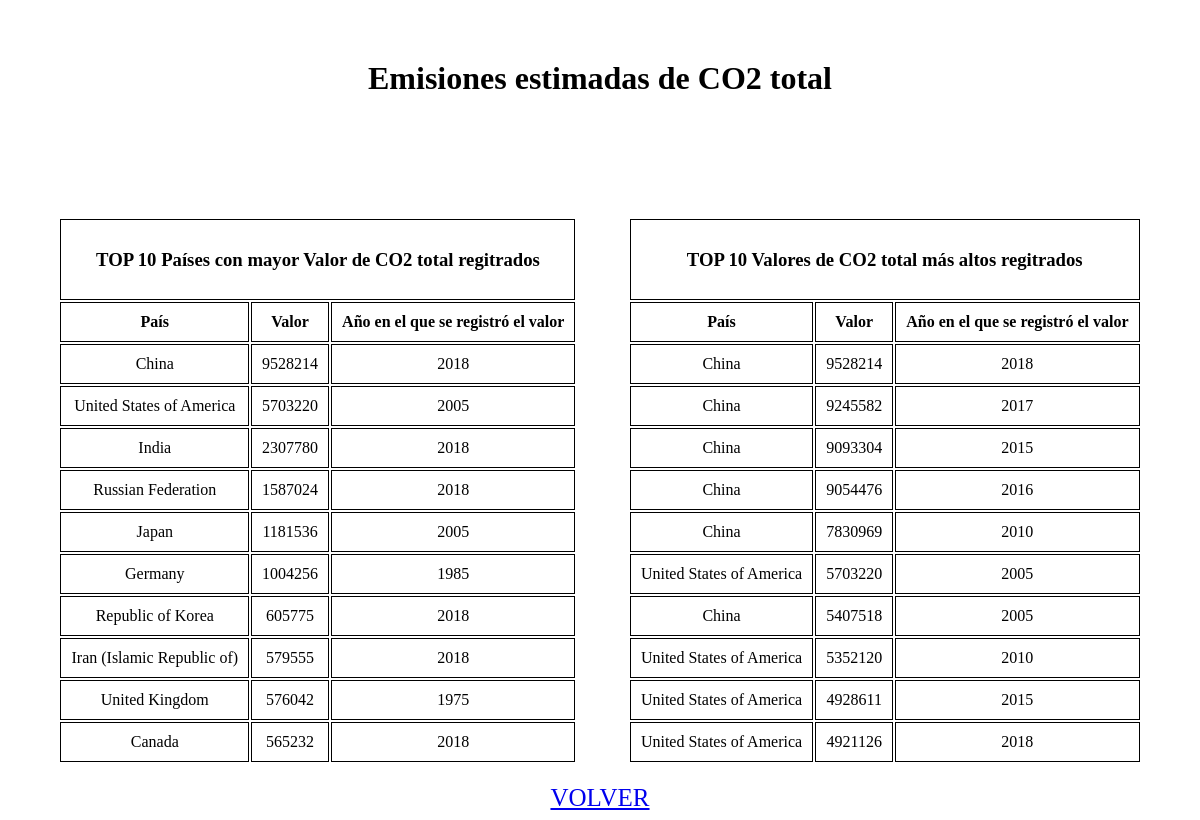
The app's page /top with its own data.
### tables this page shows
CREATE TABLE emissions(
   "country_id" VARCHAR(10) NOT NULL 
  ,"Country"    VARCHAR(26) NOT NULL
  ,"Year"       VARCHAR(4) NOT NULL
  ,"Series"     VARCHAR(52) NOT NULL
  ,"Value"      VARCHAR(7) NOT NULL
  ,"unit"       VARCHAR(4) NOT NULL
, ValueInt INT);

### app.py (the view)
@app.route('/top')
def listaTotal():
  return render_template('total.html', listaValores = generarListaTotal(), listaPaises = sacarRepetidos(generarListaTotal()))

### app.py (called while the page is built)
def sacarRepetidos(lista):
  i = 1
  paises = []
  while i < 10:
    paises.append(lista[i-1][0])
    if lista[i][0] in paises:
      lista.pop(i)
    else:
      i += 1
  return lista

### templates/total.html (shortened to what this page needs)
<!DOCTYPE html>
<html>
  <head>
  </head>
  <body>
    <header>
      <h1>Emisiones estimadas de CO2 total</h1>
    </header>
    <article>
      <section class="tabla">
        <table>
          <th colspan="3"><h3>TOP 10 Países con mayor Valor de CO2 total regitrados</h3></th>
          <tr>
            <th>País</th>
            <th>Valor</th>
            <th>Año en el que se registró el valor</th>
          <tr>
            <td>{{listaPaises[0][0]}}</td>
            <td>{{listaPaises[0][1]}}</td>
            <td>{{listaPaises[0][2]}}</td>
          </tr>
          <tr>
            <td>{{listaPaises[1][0]}}</td>
            <td>{{listaPaises[1][1]}}</td>
            <td>{{listaPaises[1][2]}}</td>
          </tr>
          <tr>
            <td>{{listaPaises[2][0]}}</td>
            <td>{{listaPaises[2][1]}}</td>
            <td>{{listaPaises[2][2]}}</td>
          </tr>
          <tr>
            <td>{{listaPaises[3][0]}}</td>
            <td>{{listaPaises[3][1]}}</td>
            <td>{{listaPaises[3][2]}}</td>
          </tr>
          <tr>
            <td>{{listaPaises[4][0]}}</td>
            <td>{{listaPaises[4][1]}}</td>
            <td>{{listaPaises[4][2]}}</td>
          </tr>
          <tr>
            <td>{{listaPaises[5][0]}}</td>
            <td>{{listaPaises[5][1]}}</td>
            <td>{{listaPaises[5][2]}}</td>
          </tr>
          <tr>
            <td>{{listaPaises[6][0]}}</td>
            <td>{{listaPaises[6][1]}}</td>
            <td>{{listaPaises[6][2]}}</td>
          </tr>
          <tr>
            <td>{{listaPaises[7][0]}}</td>
            <td>{{listaPaises[7][1]}}</td>
            <td>{{listaPaises[7][2]}}</td>
          </tr>
          <tr>
            <td>{{listaPaises[8][0]}}</td>
            <td>{{listaPaises[8][1]}}</td>
            <td>{{listaPaises[8][2]}}</td>
          </tr>
          <tr>
            <td>{{listaPaises[9][0]}}</td>
            <td>{{listaPaises[9][1]}}</td>
            <td>{{listaPaises[9][2]}}</td>
          </tr>
          </tr>
        </table>
        <table>
          <th colspan="3"><h3>TOP 10 Valores de CO2 total más altos regitrados</h3></th>
          <tr>
            <th>País</th>
            <th>Valor</th>
            <th>Año en el que se registró el valor</th>
          </tr>
          <tr>
            <td>{{listaValores[0][0]}}</td>
            <td>{{listaValores[0][1]}}</td>
            <td>{{listaValores[0][2]}}</td>
          </tr>
          <tr>
            <td>{{listaValores[1][0]}}</td>
            <td>{{listaValores[1][1]}}</td>
            <td>{{listaValores[1][2]}}</td>
          </tr>
          <tr>
            <td>{{listaValores[2][0]}}</td>
            <td>{{listaValores[2][1]}}</td>
            <td>{{listaValores[2][2]}}</td>
          </tr>
          <tr>
            <td>{{listaValores[3][0]}}</td>
            <td>{{listaValores[3][1]}}</td>
            <td>{{listaValores[3][2]}}</td>
          </tr>
          <tr>
            <td>{{listaValores[4][0]}}</td>
            <td>{{listaValores[4][1]}}</td>
            <td>{{listaValores[4][2]}}</td>
          </tr>
          <tr>
            <td>{{listaValores[5][0]}}</td>
            <td>{{listaValores[5][1]}}</td>
            <td>{{listaValores[5][2]}}</td>
          </tr>
          <tr>
            <td>{{listaValores[6][0]}}</td>
            <td>{{listaValores[6][1]}}</td>
            <td>{{listaValores[6][2]}}</td>
          </tr>
          <tr>
            <td>{{listaValores[7][0]}}</td>
            <td>{{listaValores[7][1]}}</td>
            <td>{{listaValores[7][2]}}</td>
          </tr>
          <tr>
            <td>{{listaValores[8][0]}}</td>
            <td>{{listaValores[8][1]}}</td>
            <td>{{listaValores[8][2]}}</td>
          </tr>
          <tr>
            <td>{{listaValores[9][0]}}</td>
            <td>{{listaValores[9][1]}}</td>
            <td>{{listaValores[9][2]}}</td>
          </tr>
        </table>
      </section>
      <section class="volver">
        <a href="https://actividad-4-ejercicio-2-grupo-1.bono-ezequielez.repl.co/">VOLVER</a>
      </section>
    </article>
  </body>
</html>

### templates/total.html (style rules this page uses)
header { text-align: center; margin-top: 60px; }
.tabla { display: flex; justify-content: space-evenly; margin-top: 120px; }
th, td { border: 1px solid black; text-align: center; padding: 10px; }
.volver { text-align: center; font-size: 25px; margin-top: 20px; }

### records on screen
emissions: Country "China", ValueInt "9528214", Year "2018"
emissions: Country "United States of America", ValueInt "5703220", Year "2005"
emissions: Country "India", ValueInt "2307780", Year "2018"
emissions: Country "Russian Federation", ValueInt "1587024", Year "2018"
emissions: Country "Japan", ValueInt "1181536", Year "2005"
emissions: Country "Germany", ValueInt "1004256", Year "1985"
emissions: Country "Republic of Korea", ValueInt "605775", Year "2018"
emissions: Country "Iran (Islamic Republic of)", ValueInt "579555", Year "2018"
emissions: Country "United Kingdom", ValueInt "576042", Year "1975"
emissions: Country "Canada", ValueInt "565232", Year "2018"
emissions: Country "China", ValueInt "9245582", Year "2017"
emissions: Country "China", ValueInt "9093304", Year "2015"
emissions: Country "China", ValueInt "9054476", Year "2016"
emissions: Country "China", ValueInt "7830969", Year "2010"
emissions: Country "China", ValueInt "5407518", Year "2005"
emissions: Country "United States of America", ValueInt "5352120", Year "2010"
emissions: Country "United States of America", ValueInt "4928611", Year "2015"
emissions: Country "United States of America", ValueInt "4921126", Year "2018"
